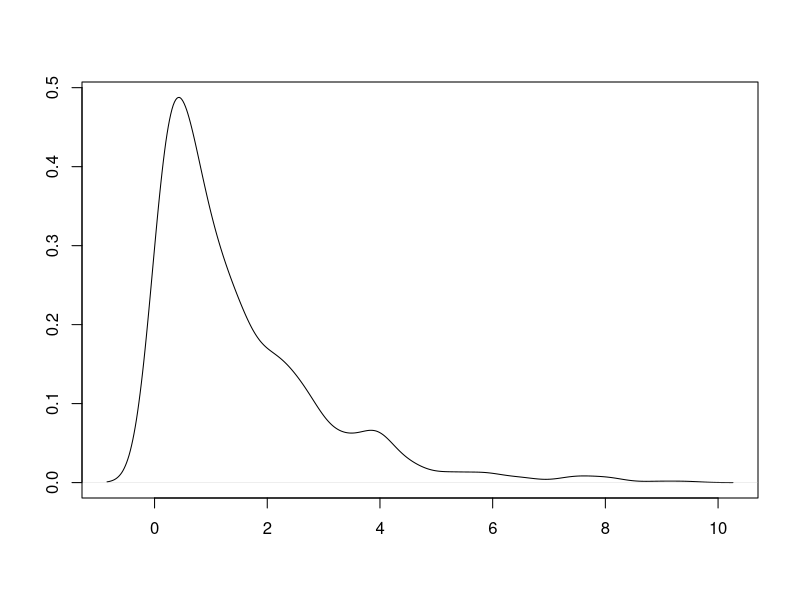

Write the R code that produced this figure.
#Variabilidad de la varianza
variances <- rep(NA, 1000)
for (i in 1:1000) {
  sample1 <- rnorm(11, mean = 60, sd = 4)
  sample2 <- rnorm(11, mean = 60, sd = 4)
  sample3 <- rnorm(11, mean = 60, sd = 4)
  variances[i] <- var(c(mean(sample1), mean(sample2),
                        mean(sample3)))
}
plot(density(variances), main = "", xlab = "",
     ylab = "")
